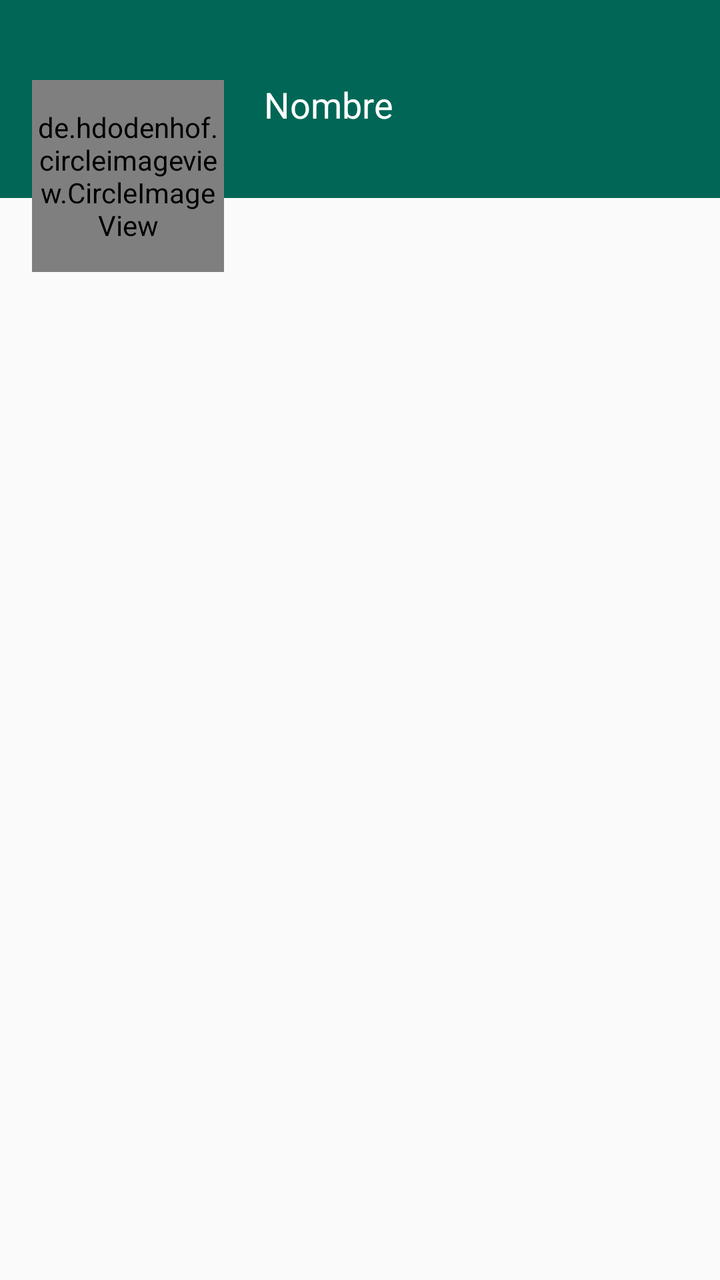
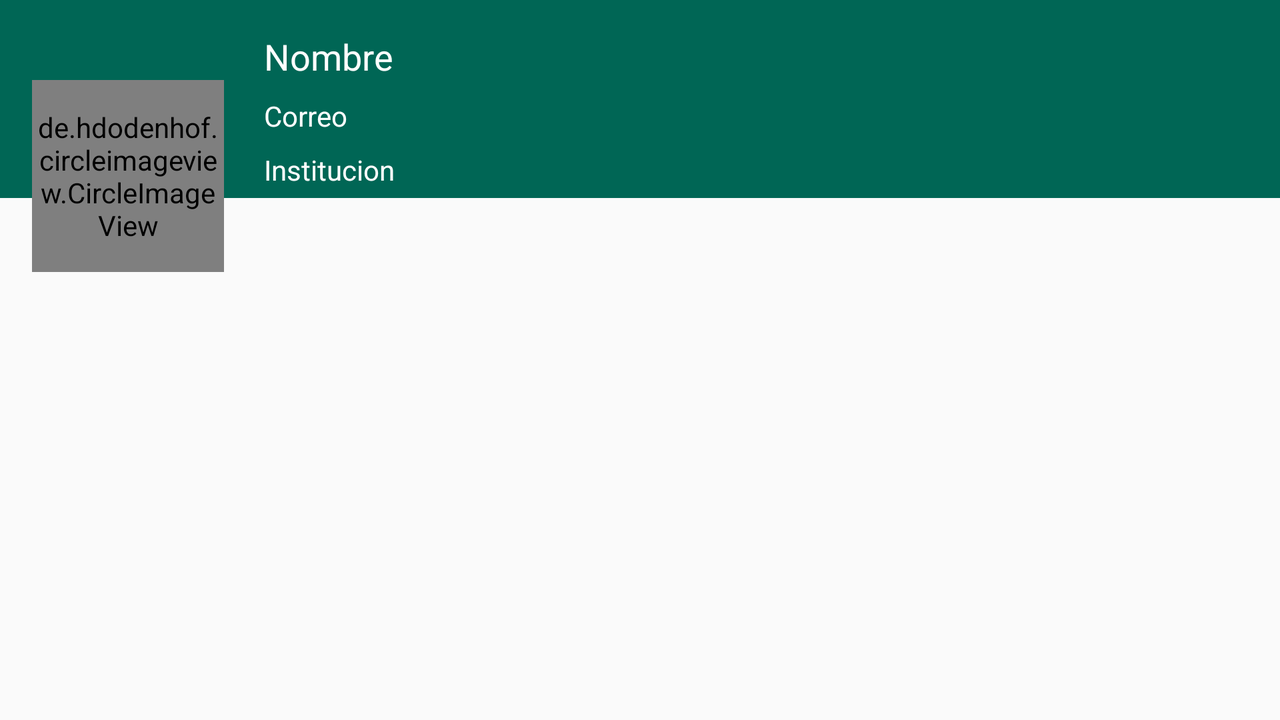

One screen, two layout resources from the same app: the default and the repository's alternative for another configuration. Each is rendered where Android would select it; the XML of both is given below.
<!-- AndroidManifest.xml: application theme AppTheme -->
<!-- res/layout/profile.xml -->
<?xml version="1.0" encoding="utf-8"?>
<android.support.constraint.ConstraintLayout xmlns:android="http://schemas.android.com/apk/res/android"
    xmlns:app="http://schemas.android.com/apk/res-auto"
    xmlns:tools="http://schemas.android.com/tools"
    android:layout_width="match_parent"
    android:layout_height="match_parent"
    >

    <FrameLayout
        android:id="@+id/frame_profile"
        android:layout_width="0dp"
        android:layout_height="0dp"
        app:layout_constraintBottom_toBottomOf="parent"
        app:layout_constraintEnd_toEndOf="parent"
        app:layout_constraintStart_toStartOf="parent"
        app:layout_constraintTop_toBottomOf="@+id/profile_image"></FrameLayout>

    <ImageView
        android:id="@+id/imageView2"
        android:layout_width="462dp"
        android:layout_height="99dp"
        app:layout_constraintStart_toStartOf="parent"
        app:layout_constraintTop_toTopOf="parent"
        app:srcCompat="@color/colorPrimaryDark" />
    <TextView
        android:id="@+id/textView"
        android:layout_width="wrap_content"
        android:layout_height="wrap_content"
        android:layout_marginLeft="20dp"
        android:layout_marginStart="20dp"
        android:layout_marginTop="40dp"
        android:text="Nombre"
        android:textColor="@android:color/background_light"
        android:textSize="18sp"
        app:layout_constraintStart_toEndOf="@+id/profile_image"
        app:layout_constraintTop_toTopOf="parent" />

    <de.hdodenhof.circleimageview.CircleImageView
        android:id="@+id/profile_image"
        android:layout_width="96dp"
        android:layout_height="96dp"
        android:layout_marginLeft="16dp"
        android:layout_marginStart="16dp"
        android:layout_marginTop="40dp"
        android:src="@drawable/ic_launcher_background"
        app:civ_border_color="#FF000000"
        app:civ_border_width="2dp"
        app:layout_constraintStart_toStartOf="parent"
        app:layout_constraintTop_toTopOf="parent" />

</android.support.constraint.ConstraintLayout>
<!-- resources referenced by this layout -->
<resources>
  <color name="colorPrimaryDark">#006655</color>
  <style name="AppTheme" parent="Theme.AppCompat.Light.NoActionBar">
          
          <item name="colorPrimary">@color/colorPrimary</item>
          <item name="colorPrimaryDark">@color/colorPrimaryDark</item>
          <item name="colorAccent">@color/colorAccent</item>
      </style>
  <color name="colorPrimary">#19B298</color>
  <color name="colorAccent">#B24419</color>
</resources>
<!-- res/layout-land/profile.xml (the repository's variant of the layout above) -->
<!-- drawn on the phone turned sideways -->
<?xml version="1.0" encoding="utf-8"?>
<android.support.constraint.ConstraintLayout xmlns:android="http://schemas.android.com/apk/res/android"
    xmlns:app="http://schemas.android.com/apk/res-auto"
    xmlns:tools="http://schemas.android.com/tools"
    android:layout_width="match_parent"
    android:layout_height="match_parent"
    >

    <FrameLayout
        android:id="@+id/frame_profile"
        android:layout_width="0dp"
        android:layout_height="424dp"
        android:layout_marginTop="8dp"
        app:layout_constraintBottom_toBottomOf="parent"
        app:layout_constraintEnd_toEndOf="parent"
        app:layout_constraintStart_toStartOf="parent"
        app:layout_constraintTop_toBottomOf="@+id/profile_image">

    </FrameLayout>

    <ImageView
        android:id="@+id/cover_image"
        android:layout_width="0dp"
        android:layout_height="99dp"
        app:layout_constraintEnd_toEndOf="parent"
        app:layout_constraintStart_toStartOf="parent"
        app:layout_constraintTop_toTopOf="parent"
        app:srcCompat="@color/colorPrimaryDark" />

    <TextView
        android:id="@+id/display_name"
        android:layout_width="wrap_content"
        android:layout_height="wrap_content"
        android:layout_marginLeft="20dp"
        android:layout_marginStart="20dp"
        android:layout_marginTop="16dp"
        android:text="Nombre"
        android:textColor="@android:color/background_light"
        android:textSize="18sp"
        app:layout_constraintStart_toEndOf="@+id/profile_image"
        app:layout_constraintTop_toTopOf="parent" />

    <de.hdodenhof.circleimageview.CircleImageView
        android:id="@+id/profile_image"
        android:layout_width="96dp"
        android:layout_height="96dp"
        android:layout_marginLeft="16dp"
        android:layout_marginStart="16dp"
        android:layout_marginTop="40dp"
        android:src="@drawable/ic_launcher_background"
        app:civ_border_color="#FF000000"
        app:civ_border_width="2dp"
        app:layout_constraintStart_toStartOf="parent"
        app:layout_constraintTop_toTopOf="parent" />

    <TextView
        android:id="@+id/email_text"
        android:layout_width="wrap_content"
        android:layout_height="wrap_content"
        android:layout_marginLeft="20dp"
        android:layout_marginStart="20dp"
        android:layout_marginTop="8dp"
        android:text="Correo"
        android:textColor="@android:color/background_light"
        android:textSize="14sp"
        app:layout_constraintStart_toEndOf="@+id/profile_image"
        app:layout_constraintTop_toBottomOf="@+id/display_name" />

    <TextView
        android:id="@+id/institution_text"
        android:layout_width="wrap_content"
        android:layout_height="wrap_content"
        android:layout_marginLeft="20dp"
        android:layout_marginStart="20dp"
        android:layout_marginTop="8dp"
        android:text="Institucion"
        android:textColor="@android:color/background_light"
        app:layout_constraintStart_toEndOf="@+id/profile_image"
        app:layout_constraintTop_toBottomOf="@+id/email_text" />

    <Button
        android:id="@+id/save_profile_button"
        android:layout_width="65dp"
        android:layout_height="37dp"
        android:layout_marginBottom="8dp"
        android:layout_marginEnd="8dp"
        android:layout_marginRight="8dp"
        android:layout_marginTop="8dp"
        android:text="Save"
        app:layout_constraintBottom_toTopOf="@+id/frame_profile"
        app:layout_constraintEnd_toEndOf="parent"
        app:layout_constraintTop_toBottomOf="@+id/cover_image" />

    <Button
        android:id="@+id/sign_out_profile"
        android:layout_width="71dp"
        android:layout_height="37dp"
        android:layout_marginBottom="8dp"
        android:layout_marginEnd="8dp"
        android:layout_marginRight="8dp"
        android:layout_marginTop="8dp"
        android:text="SignOut"
        app:layout_constraintBottom_toTopOf="@+id/frame_profile"
        app:layout_constraintEnd_toStartOf="@+id/save_profile_button"
        app:layout_constraintTop_toBottomOf="@+id/cover_image" />

</android.support.constraint.ConstraintLayout>
